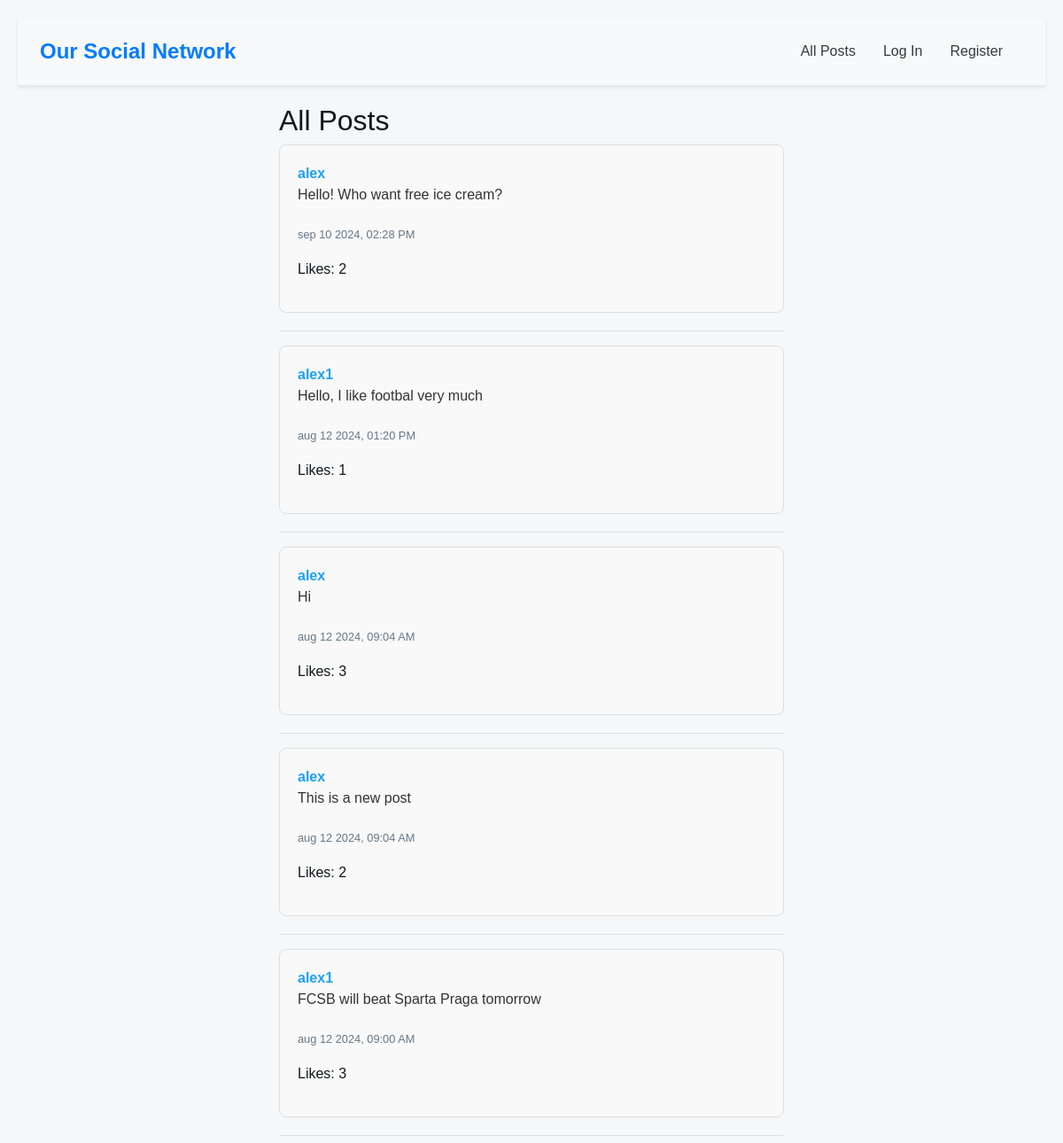
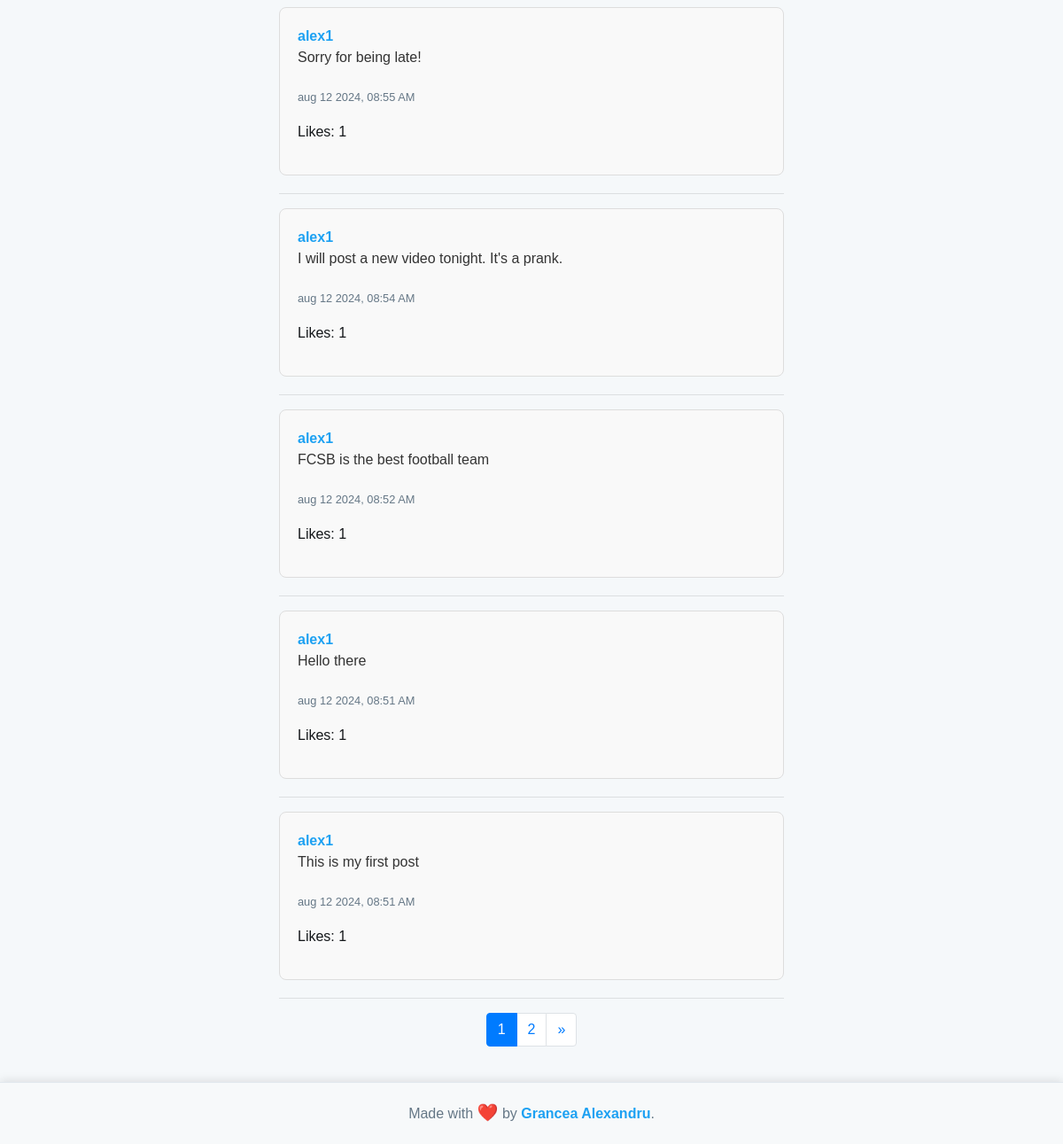
The page / on the database its author committed (2 pictures, top to bottom).
### network/models.py (models this page shows, shortened)
class Post(models.Model):
    user = models.ForeignKey(User, on_delete=models.CASCADE, related_name="posts")
    content = models.TextField(blank=True)
    timestamp = models.DateTimeField(auto_now_add=True)
    likes = models.ManyToManyField(User, related_name="liked_posts")

class User(AbstractUser):
    followers = models.ManyToManyField("self", blank=True, symmetrical=False, related_name="following")

### network/views.py (the view)
# urls.py: path("", views.index, name="index"),
def index(request):
    posts = Post.objects.all().order_by('-timestamp')
    paginator = Paginator(posts, 10)
    page_number = request.GET.get('page')
    page_obj = paginator.get_page(page_number)
    return render(request, 'network/index.html', {
        'page_obj': page_obj
    })

### network/templates/network/index.html (shortened to what this page needs)
{% extends "network/layout.html" %}
{% block body %}
    <h2>All Posts</h2>
    {% for post in page_obj %}
        <div class="post" id="post-{{ post.id }}">
            <a href="{% url 'profile' post.user.username %}">{{ post.user }}</a>
            <p class="post-content">{{ post.content }}</p>
            <p><small>{{ post.timestamp|date:"b d Y, h:i A" }}</small></p>
            <p class="likes-count">Likes: {{ post.likes.count }}</p>
        </div>
        <hr>
    {% endfor %}
    <nav aria-label="Page navigation">
        <ul class="pagination justify-content-center">
            {% for num in page_obj.paginator.page_range %}
                <li class="page-item {% if page_obj.number == num %}active{% endif %}">
                    <a class="page-link" href="?page={{ num }}">{{ num }}</a>
                </li>
            {% endfor %}
            {% if page_obj.has_next %}
                <li class="page-item">
                    <a class="page-link" href="?page={{ page_obj.next_page_number }}" aria-label="Next">
                        <span aria-hidden="true">&raquo;</span>
                    </a>
                </li>
            {% endif %}
        </ul>
    </nav>
{% endblock %}

### network/static/network/styles.css (style rules this page uses)
body { font-family: 'Arial', sans-serif; background-color: #f5f8fa; color: #14171a; margin: 0; padding: 0; }
html, body { height: 100%; margin: 0; display: flex; flex-direction: column; }
.post { background-color: #ffffff; border: 1px solid #e1e8ed; border-radius: 8px; padding: 15px; margin-bottom: 15px; }
.post a { color: #1da1f2; font-weight: bold; text-decoration: none; }
.post p { font-size: 1rem; line-height: 1.5; }
.post small { color: #657786; }
a { color: #1da1f2; }
.post { padding: 20px; margin-bottom: 20px; background-color: #f9f9f9; border: 1px solid #ddd; border-radius: 8px; position: relative; }
.post-content { font-size: 1.1em; margin-bottom: 20px; color: #333; }

### rows shown on the page
Post: user "alex", content "Hello! Who want free ice cream?", timestamp "sep 10 2024, 02:28 PM", likes.count "2"
Post: user "alex1", content "Hello, I like footbal very much", timestamp "aug 12 2024, 01:20 PM", likes.count "1"
Post: user "alex", content "Hi", timestamp "aug 12 2024, 09:04 AM", likes.count "3"
Post: user "alex", content "This is a new post", timestamp "aug 12 2024, 09:04 AM", likes.count "2"
Post: user "alex1", content "FCSB will beat Sparta Praga tomorrow", timestamp "aug 12 2024, 09:00 AM", likes.count "3"
Post: user "alex1", content "Sorry for being late!", timestamp "aug 12 2024, 08:55 AM", likes.count "1"
Post: user "alex1", content "I will post a new video tonight. It's a prank.", timestamp "aug 12 2024, 08:54 AM", likes.count "1"
Post: user "alex1", content "FCSB is the best football team", timestamp "aug 12 2024, 08:52 AM", likes.count "1"
Post: user "alex1", content "Hello there", timestamp "aug 12 2024, 08:51 AM", likes.count "1"
Post: user "alex1", content "This is my first post", timestamp "aug 12 2024, 08:51 AM", likes.count "1"

### other values the page prints
{{ num }} "1" "2"
